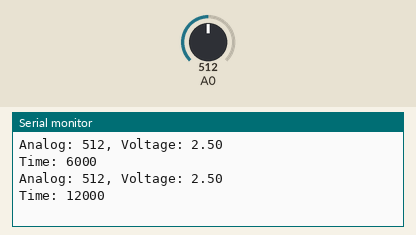
This program was run on a simulated Arduino Micro, built with avr-gcc and run on an emulated ATmega32U4. Parts: the last lines printed to the serial monitor. The inputs (shaded band) are chosen by the test bench; at power-on: A0 = 512. Random numbers use the default seed unless the program sets one; USB keyboard and mouse output is not drawn.

Above: at 7.0 s.
7.1 s: A0 set to 716
At 11.9 s:
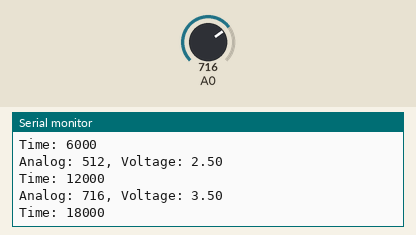
13.6 s: A0 set to 900
At 17.1 s:
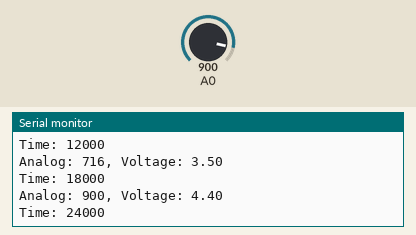
Timing chart, 0 to 18.6 s (numbered marks = the images above; inputs shaded):
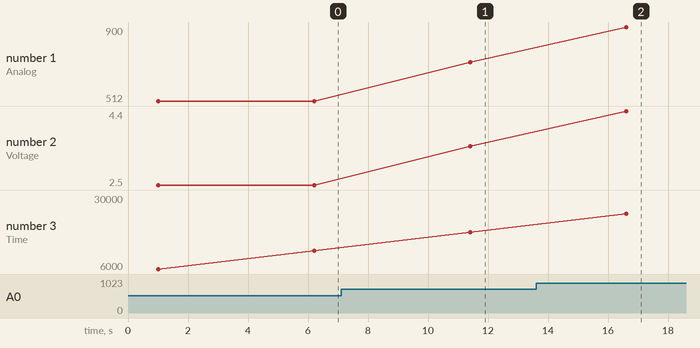

Measured:
- after the input at 7.1 s, the serial monitor: prints a new line after 4.3 s (image 1)
- after the input at 13.6 s, the serial monitor: prints a new line after 3.0 s (image 2)
- plotted number 1: 512 → 716 after the input at 7.1 s, 716 → 900 after the input at 13.6 s
- plotted number 2: 2.5 → 3.5 after the input at 7.1 s, 3.5 → 4.4 after the input at 13.6 s
- plotted number 3: 18000 → 6000 after the input at 13.6 s

The program:

main.cpp
```cpp
#include <Arduino.h>
#include <Mouse.h>
#include <Keyboard.h>

void setup()
{
  Mouse.begin();
  Keyboard.begin();
  // initialize serial communication at 9600 bits per second:
  Serial.begin(9600);
}

int time = 0;
int del = 5000;
void loop()
{
  delay(1000);

  while (true)
  {
    // read the input on analog pin 0:
    int sensorValue = analogRead(A0);
    // Convert the analog reading (which goes from 0 - 1023) to a voltage (0 - 5V):
    float voltage = sensorValue * (5.0 / 1023.0);
    // print out the value you read:
    Serial.print("Analog: ");
    Serial.print(sensorValue);
    Serial.print(", Voltage: ");
    Serial.println(voltage);

    time += 6000;

    Serial.print("Time: ");
    Serial.println(time);

    Mouse.move(4, 0, 0);
    delay(100);
    Mouse.move(-8, 0, 0);
    delay(100);
    Mouse.move(4, 0, 0);

        // предел в милисекундах
    if(time > 25000 && voltage > 4)
    {
      long randNumber = random(1, 10);
      // Keyboard.press(KEY_LEFT_ALT); // Command key in Mac, use KEY_LEFT_CTRL for Pc
      Keyboard.press(KEY_LEFT_CTRL); // Command key in Mac, use KEY_LEFT_CTRL for Pc
      delay(100);
      for (long i = 0; i < randNumber; i++)
      {
        Keyboard.press(KEY_TAB);
        delay(100);
      }
      time = 0;
      delay(100);
      Keyboard.releaseAll(); // This is important after every Keyboard.press it will continue to be pressed
    }

    if(voltage > 4)
    {
      int rand = random(2500, 5000);

      delay(rand);
    }
    else
      delay(del);
  }
}
```
